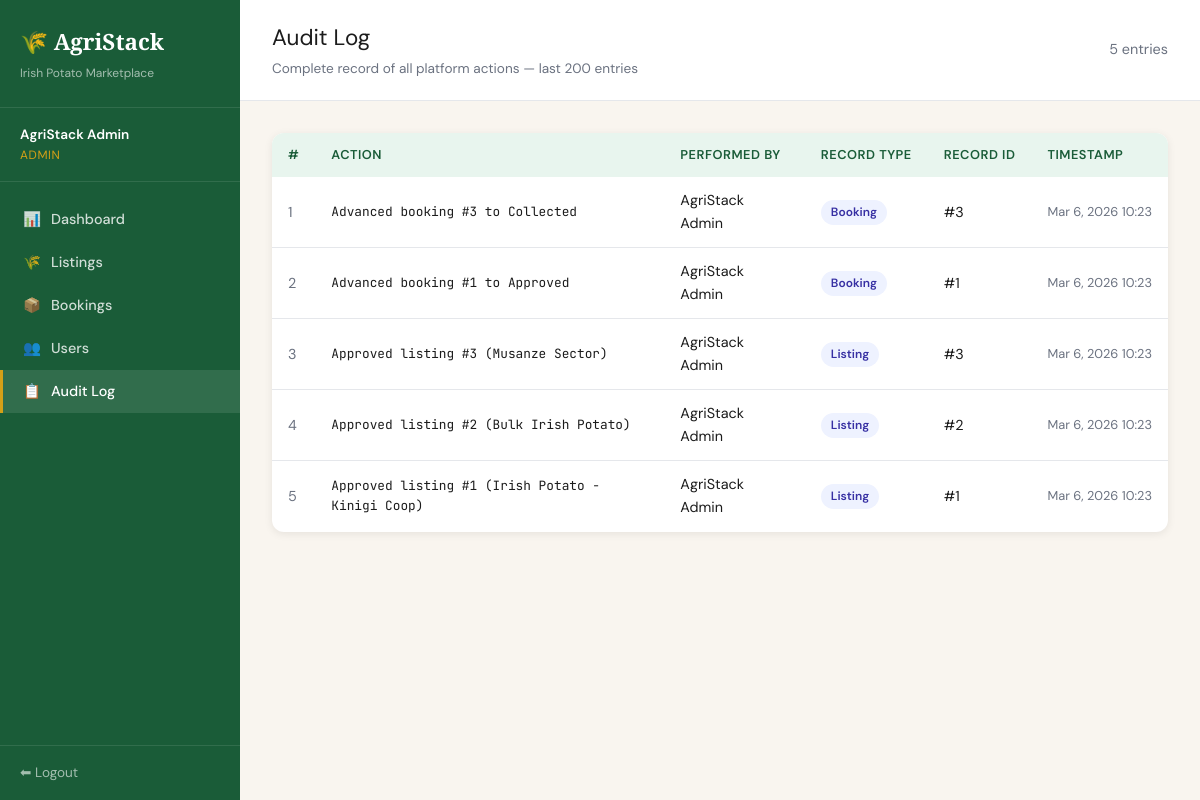
Page /admin/audit-log (signed in) on the committed database.
### tables this page shows
CREATE TABLE audit_log (
    id          INT AUTO_INCREMENT PRIMARY KEY,
    user_id     INT,
    user_name   VARCHAR(150),
    action      VARCHAR(255) NOT NULL,
    target_type VARCHAR(50),
    target_id   INT,
    created_at  DATETIME NOT NULL DEFAULT CURRENT_TIMESTAMP,
    FOREIGN KEY (user_id) REFERENCES users(id) ON DELETE SET NULL
);

### app/controllers/AdminController.php (called while the page is built, shortened)
<?php
class AdminController {
    public function auditLog(): void {
        $logs = Database::getInstance()->fetchAll(
            "SELECT * FROM audit_log ORDER BY created_at DESC LIMIT 200"
        );
        require_once __DIR__ . '/../views/admin/audit-log.php';
    }
}

### index.php (called while the page is built, shortened)
<?php
require_once __DIR__ . '/app/core/Database.php';
require_once __DIR__ . '/app/core/helpers.php';
$requestUri  = $_SERVER['REQUEST_URI'];
$scriptName  = dirname($_SERVER['SCRIPT_NAME']);
$path        = str_replace($scriptName, '', $requestUri);
$path        = strtok($path, '?');
$path        = rtrim($path, '/') ?: '/';
$routes = [
    'GET' => [
        '/'                        => ['AuthController',    'index'],
        '/login'                   => ['AuthController',    'loginForm'],
        '/register'                => ['AuthController',    'registerForm'],
        '/logout'                  => ['AuthController',    'logout'],
        '/farmer/dashboard'        => ['FarmerController',  'dashboard'],
        '/farmer/listings'         => ['FarmerController',  'listings'],
        '/farmer/listings/create'  => ['FarmerController',  'createForm'],
        '/farmer/listings/edit'    => ['FarmerController',  'editForm'],
        '/farmer/listings/delete'  => ['FarmerController',  'delete'],
        '/farmer/bookings'         => ['FarmerController',  'bookings'],
        '/buyer/dashboard'         => ['BuyerController',   'dashboard'],
        '/buyer/listings'          => ['BuyerController',   'listings'],
        '/buyer/book'              => ['BuyerController',   'bookForm'],
        '/buyer/bookings'          => ['BuyerController',   'bookings'],
        '/admin/dashboard'         => ['AdminController',   'dashboard'],
        '/admin/listings'          => ['AdminController',   'listings'],
        '/admin/listings/approve'  => ['AdminController',   'approveListing'],
        '/admin/listings/reject'   => ['AdminController',   'rejectListing'],
        '/admin/bookings'          => ['AdminController',   'bookings'],
        '/admin/bookings/advance'  => ['AdminController',   'advanceBooking'],
        '/admin/users'             => ['AdminController',   'users'],
        '/admin/users/toggle'      => ['AdminController',   'toggleUser'],
        '/admin/audit-log'         => ['AdminController',   'auditLog'],
    ],
    'POST' => [
        '/login'                   => ['AuthController',    'login'],
        '/register'                => ['AuthController',    'register'],
        '/farmer/listings/create'  => ['FarmerController',  'create'],
        '/farmer/listings/edit'    => ['FarmerController',  'edit'],
        '/buyer/book'              => ['BuyerController',   'book'],
    ],
];
$method = $_SERVER['REQUEST_METHOD'];
$route  = $routes[$method][$path] ?? null;
[$controllerName, $action] = $route;
$controller = new $controllerName();
$controller->$action();

### app/core/Database.php (called while the page is built, shortened)
<?php
class Database {
    private static $instance = null;
    private $conn;
    private function __construct() {
        $this->conn = new mysqli(DB_HOST, DB_USER, DB_PASS, DB_NAME, DB_PORT);
        $this->conn->set_charset("utf8mb4");
    }
    public static function getInstance(): Database {
        if (self::$instance === null) {
            self::$instance = new Database();
        }
        return self::$instance;
    }
    public function query(string $sql, string $types = '', array $params = []): mysqli_result|bool {
        $stmt = $this->conn->prepare($sql);
        $stmt->execute();
        $result = $stmt->get_result();
        return $result !== false ? $result : true;
    }
    public function fetchAll(string $sql, string $types = '', array $params = []): array {
        $result = $this->query($sql, $types, $params);
        if ($result instanceof mysqli_result) {
            return $result->fetch_all(MYSQLI_ASSOC);
        }
        return [];
    }
}

### app/core/helpers.php (called while the page is built, shortened)
<?php
function e(mixed $val): string {
    return htmlspecialchars((string)$val, ENT_QUOTES, 'UTF-8');
}

### app/views/admin/audit-log.php (the view)
<?php $pageTitle = 'Audit Log'; require_once __DIR__ . '/../partials/header.php'; ?>
<div class="page-header">
  <div>
    <div class="page-title">Audit Log</div>
    <div class="page-subtitle">Complete record of all platform actions — last 200 entries</div>
  </div>
  <span style="font-size:0.9rem;color:var(--text-muted)"><?= count($logs) ?> entries</span>
</div>
<div class="page-body">
  <div class="card">
    <div class="table-wrap">
      <?php if (empty($logs)): ?>
        <div class="empty-state"><div class="empty-icon">📋</div><h3>No audit entries yet</h3></div>
      <?php else: ?>
      <table>
        <thead>
          <tr><th>#</th><th>Action</th><th>Performed By</th><th>Record Type</th><th>Record ID</th><th>Timestamp</th></tr>
        </thead>
        <tbody>
          <?php foreach ($logs as $i => $log): ?>
          <tr>
            <td style="color:var(--text-muted)"><?= $i+1 ?></td>
            <td class="audit-action"><?= e($log['action']) ?></td>
            <td><?= e($log['user_name'] ?? 'System') ?></td>
            <td>
              <?php if ($log['target_type']): ?>
              <span class="badge" style="background:#EEF2FF;color:#3730A3"><?= e(ucfirst($log['target_type'])) ?></span>
              <?php else: ?>—<?php endif; ?>
            </td>
            <td><?= $log['target_id'] ? '#' . $log['target_id'] : '—' ?></td>
            <td style="font-size:0.8rem;color:var(--text-muted);white-space:nowrap">
              <?= date('M j, Y H:i', strtotime($log['created_at'])) ?>
            </td>
          </tr>
          <?php endforeach; ?>
        </tbody>
      </table>
      <?php endif; ?>
    </div>
  </div>
</div>
<?php require_once __DIR__ . '/../partials/footer.php'; ?>

### public/css/style.css (style rules this page uses)
:root { --green-dark: #1A5C38; --green-mid: #2E8B57; --green-light:#E8F5EE; --gold: #D4A017; --gold-light: #FFF8E1; --cream: #F9F5EF; --white: #FFFFFF; --text-dark: #1C1C1C; --text-muted: #6B7280; --red: #DC2626; --amber: #F59E0B; --blue: #2563EB; --border: #E5E7EB; --shadow: 0 2px 8px rgba(0,0,0,0.08); --shadow-md: 0 4px 16px rgba(0,0,0,0.12); --radius: 12px; --radius-sm: 8px; }
*, *::before, *::after { box-sizing: border-box; margin: 0; padding: 0; }
html { font-size: 16px; scroll-behavior: smooth; }
body { font-family: 'DM Sans', sans-serif; background: var(--cream); color: var(--text-dark); line-height: 1.6; min-height: 100vh; }
.page-header { background: var(--white); border-bottom: 1px solid var(--border); padding: 20px 32px; display: flex; align-items: center; justify-content: space-between; gap: 16px; flex-wrap: wrap; }
.page-title { font-size: 1.4rem; color: var(--text-dark); }
.page-subtitle { font-size: 0.85rem; color: var(--text-muted); margin-top: 2px; }
.page-body { padding: 32px; flex: 1; }
.card { background: var(--white); border-radius: var(--radius); box-shadow: var(--shadow); overflow: hidden; margin-bottom: 24px; }
.table-wrap { overflow-x: auto; }
table { width: 100%; border-collapse: collapse; font-size: 0.9rem; }
thead th { background: var(--green-light); color: var(--green-dark); font-weight: 600; padding: 12px 16px; text-align: left; font-size: 0.8rem; text-transform: uppercase; letter-spacing: 0.04em; white-space: nowrap; }
tbody tr { border-bottom: 1px solid var(--border); transition: background 0.1s; }
tbody tr:last-child { border-bottom: none; }
tbody td { padding: 12px 16px; color: var(--text-dark); vertical-align: middle; }
.badge { display: inline-flex; align-items: center; padding: 3px 10px; border-radius: 20px; font-size: 0.75rem; font-weight: 600; white-space: nowrap; }
.audit-action { font-family: 'JetBrains Mono', monospace; font-size: 0.8rem; color: var(--text-dark); }

### rows in the picture
audit_log: action "Advanced booking #3 to Collected", user_name "AgriStack Admin", target_type "Booking", target "3", created_at "Mar 6, 2026 10:23"
audit_log: action "Advanced booking #1 to Approved", user_name "AgriStack Admin", target_type "Booking", target "1", created_at "Mar 6, 2026 10:23"
audit_log: action "Approved listing #3 (Musanze Sector)", user_name "AgriStack Admin", target_type "Listing", target "3", created_at "Mar 6, 2026 10:23"
audit_log: action "Approved listing #2 (Bulk Irish Potato)", user_name "AgriStack Admin", target_type "Listing", target "2", created_at "Mar 6, 2026 10:23"
audit_log: action "Approved listing #1 (Irish Potato - Kinigi Coop)", user_name "AgriStack Admin", target_type "Listing", target "1", created_at "Mar 6, 2026 10:23"

### other values in the picture
$u['name'] "AgriStack Admin"
$role "ADMIN"
$item['icon'] "📊"
$item['label'] "Dashboard"
$item['icon'] "🌾"
$item['label'] "Listings"
$item['icon'] "📦"
$item['label'] "Bookings"
$item['icon'] "👥"
$item['label'] "Users"
$item['icon'] "📋"
$item['label'] "Audit Log"
count($logs) "5"
